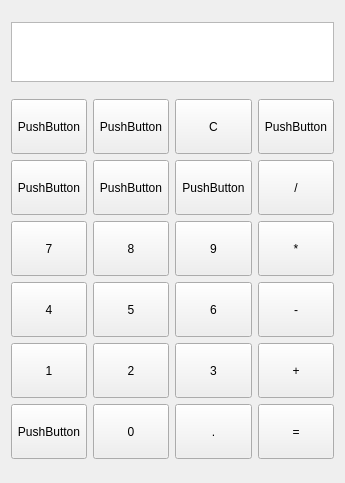
<?xml version="1.0" encoding="UTF-8"?>
<ui version="4.0">
 <class>CalculatorClass</class>
 <widget class="QWidget" name="CalculatorClass">
  <property name="geometry">
   <rect>
    <x>0</x>
    <y>0</y>
    <width>345</width>
    <height>483</height>
   </rect>
  </property>
  <property name="windowTitle">
   <string>Calculator</string>
  </property>
  <layout class="QVBoxLayout" name="verticalLayout">
   <item>
    <widget class="QTextEdit" name="resultText">
     <property name="minimumSize">
      <size>
       <width>0</width>
       <height>60</height>
      </size>
     </property>
     <property name="maximumSize">
      <size>
       <width>16777215</width>
       <height>60</height>
      </size>
     </property>
    </widget>
   </item>
   <item>
    <layout class="QGridLayout" name="gridLayout">
     <item row="0" column="2">
      <widget class="QPushButton" name="clearbtn">
       <property name="minimumSize">
        <size>
         <width>75</width>
         <height>55</height>
        </size>
       </property>
       <property name="text">
        <string>C</string>
       </property>
      </widget>
     </item>
     <item row="3" column="1">
      <widget class="QPushButton" name="number5">
       <property name="minimumSize">
        <size>
         <width>75</width>
         <height>55</height>
        </size>
       </property>
       <property name="text">
        <string>5</string>
       </property>
      </widget>
     </item>
     <item row="5" column="3">
      <widget class="QPushButton" name="operatorResult">
       <property name="minimumSize">
        <size>
         <width>75</width>
         <height>55</height>
        </size>
       </property>
       <property name="text">
        <string>=</string>
       </property>
      </widget>
     </item>
     <item row="5" column="2">
      <widget class="QPushButton" name="dot">
       <property name="minimumSize">
        <size>
         <width>75</width>
         <height>55</height>
        </size>
       </property>
       <property name="text">
        <string>.</string>
       </property>
      </widget>
     </item>
     <item row="4" column="1">
      <widget class="QPushButton" name="number2">
       <property name="minimumSize">
        <size>
         <width>75</width>
         <height>55</height>
        </size>
       </property>
       <property name="text">
        <string>2</string>
       </property>
      </widget>
     </item>
     <item row="4" column="3">
      <widget class="QPushButton" name="operatorAdd">
       <property name="minimumSize">
        <size>
         <width>75</width>
         <height>55</height>
        </size>
       </property>
       <property name="text">
        <string>+</string>
       </property>
      </widget>
     </item>
     <item row="1" column="0">
      <widget class="QPushButton" name="pushButton_36">
       <property name="minimumSize">
        <size>
         <width>75</width>
         <height>55</height>
        </size>
       </property>
       <property name="text">
        <string>PushButton</string>
       </property>
      </widget>
     </item>
     <item row="2" column="3">
      <widget class="QPushButton" name="operatorMul">
       <property name="minimumSize">
        <size>
         <width>75</width>
         <height>55</height>
        </size>
       </property>
       <property name="text">
        <string>*</string>
       </property>
      </widget>
     </item>
     <item row="5" column="0">
      <widget class="QPushButton" name="pushButton_41">
       <property name="minimumSize">
        <size>
         <width>75</width>
         <height>55</height>
        </size>
       </property>
       <property name="text">
        <string>PushButton</string>
       </property>
      </widget>
     </item>
     <item row="0" column="0">
      <widget class="QPushButton" name="pushButton_31">
       <property name="minimumSize">
        <size>
         <width>75</width>
         <height>55</height>
        </size>
       </property>
       <property name="text">
        <string>PushButton</string>
       </property>
      </widget>
     </item>
     <item row="2" column="2">
      <widget class="QPushButton" name="number9">
       <property name="minimumSize">
        <size>
         <width>75</width>
         <height>55</height>
        </size>
       </property>
       <property name="text">
        <string>9</string>
       </property>
      </widget>
     </item>
     <item row="2" column="0">
      <widget class="QPushButton" name="number7">
       <property name="minimumSize">
        <size>
         <width>75</width>
         <height>55</height>
        </size>
       </property>
       <property name="text">
        <string>7</string>
       </property>
      </widget>
     </item>
     <item row="2" column="1">
      <widget class="QPushButton" name="number8">
       <property name="minimumSize">
        <size>
         <width>75</width>
         <height>55</height>
        </size>
       </property>
       <property name="text">
        <string>8</string>
       </property>
      </widget>
     </item>
     <item row="3" column="0">
      <widget class="QPushButton" name="number4">
       <property name="minimumSize">
        <size>
         <width>75</width>
         <height>55</height>
        </size>
       </property>
       <property name="text">
        <string>4</string>
       </property>
      </widget>
     </item>
     <item row="0" column="3">
      <widget class="QPushButton" name="pushButton_37">
       <property name="minimumSize">
        <size>
         <width>75</width>
         <height>55</height>
        </size>
       </property>
       <property name="text">
        <string>PushButton</string>
       </property>
      </widget>
     </item>
     <item row="1" column="3">
      <widget class="QPushButton" name="operatorDiv">
       <property name="minimumSize">
        <size>
         <width>75</width>
         <height>55</height>
        </size>
       </property>
       <property name="text">
        <string>/</string>
       </property>
      </widget>
     </item>
     <item row="1" column="1">
      <widget class="QPushButton" name="pushButton_42">
       <property name="minimumSize">
        <size>
         <width>75</width>
         <height>55</height>
        </size>
       </property>
       <property name="text">
        <string>PushButton</string>
       </property>
      </widget>
     </item>
     <item row="3" column="3">
      <widget class="QPushButton" name="operatorSub">
       <property name="minimumSize">
        <size>
         <width>75</width>
         <height>55</height>
        </size>
       </property>
       <property name="text">
        <string>-</string>
       </property>
      </widget>
     </item>
     <item row="4" column="0">
      <widget class="QPushButton" name="number1">
       <property name="minimumSize">
        <size>
         <width>75</width>
         <height>55</height>
        </size>
       </property>
       <property name="text">
        <string>1</string>
       </property>
      </widget>
     </item>
     <item row="5" column="1">
      <widget class="QPushButton" name="number0">
       <property name="minimumSize">
        <size>
         <width>75</width>
         <height>55</height>
        </size>
       </property>
       <property name="text">
        <string>0</string>
       </property>
      </widget>
     </item>
     <item row="1" column="2">
      <widget class="QPushButton" name="pushButton_43">
       <property name="minimumSize">
        <size>
         <width>75</width>
         <height>55</height>
        </size>
       </property>
       <property name="text">
        <string>PushButton</string>
       </property>
      </widget>
     </item>
     <item row="0" column="1">
      <widget class="QPushButton" name="pushButton_32">
       <property name="minimumSize">
        <size>
         <width>75</width>
         <height>55</height>
        </size>
       </property>
       <property name="text">
        <string>PushButton</string>
       </property>
      </widget>
     </item>
     <item row="3" column="2">
      <widget class="QPushButton" name="number6">
       <property name="minimumSize">
        <size>
         <width>75</width>
         <height>55</height>
        </size>
       </property>
       <property name="text">
        <string>6</string>
       </property>
      </widget>
     </item>
     <item row="4" column="2">
      <widget class="QPushButton" name="number3">
       <property name="minimumSize">
        <size>
         <width>75</width>
         <height>55</height>
        </size>
       </property>
       <property name="text">
        <string>3</string>
       </property>
      </widget>
     </item>
    </layout>
   </item>
  </layout>
 </widget>
 <layoutdefault spacing="6" margin="11"/>
 <resources>
  <include location="Calculator.qrc"/>
 </resources>
 <connections/>
</ui>
